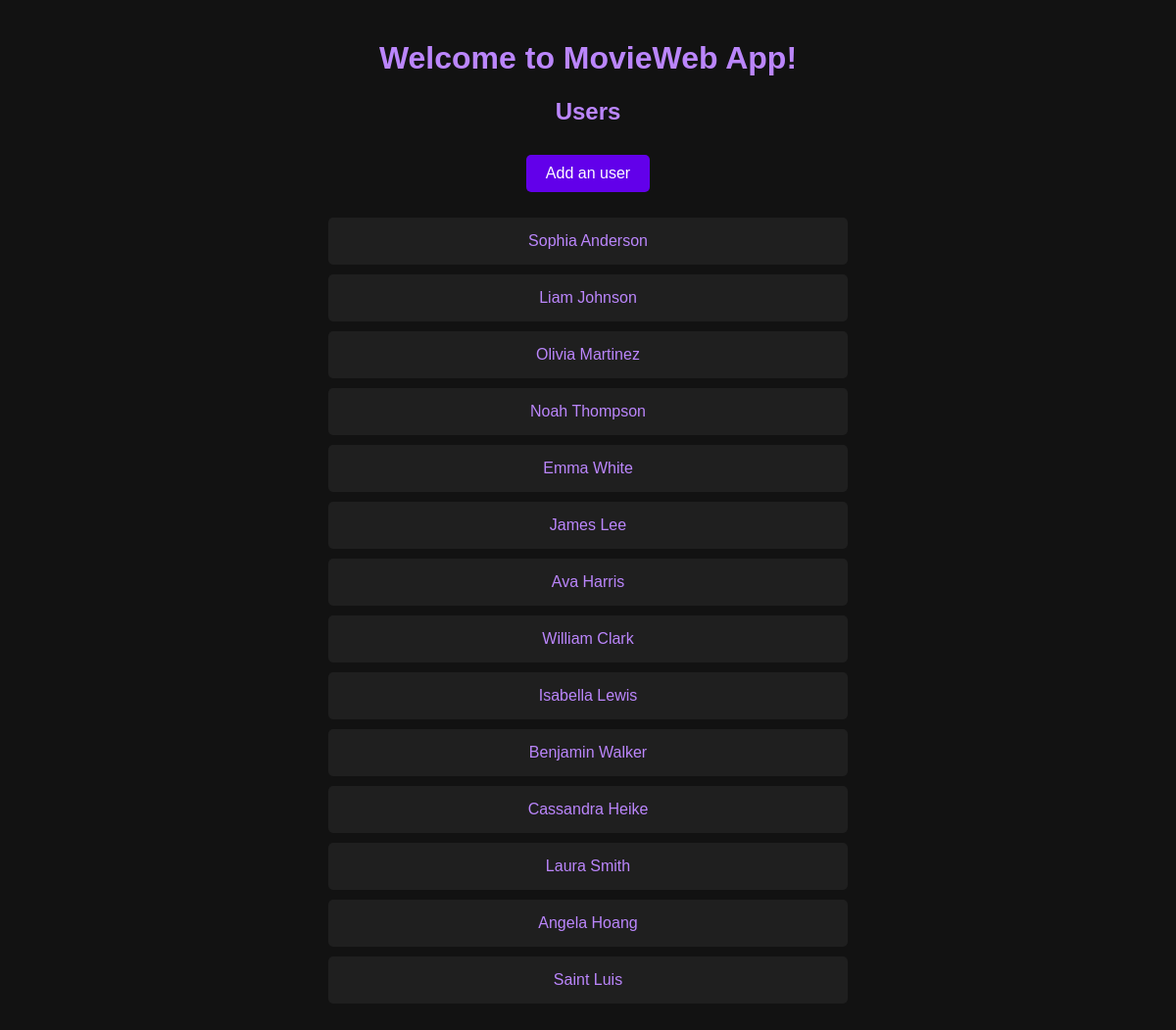
Screenshot of /users with the database file from the repository.
### tables this page shows
CREATE TABLE users(
	id INTEGER PRIMARY KEY AUTOINCREMENT,
	name VARCHAR(255) UNIQUE NOT NULL
);

### app.py (the view)
@app.route('/users')
def list_users():
    users = data_manager.get_all_users()
    return render_template('users.html', users=users)

### datamanager/sqlite_data_manager.py (called while the page is built)
    def get_all_users(self):
        with self._engine.connect() as connection:
            result = connection.execute(text("SELECT * FROM users"))
            users_list = []
            for row in result:
                users_list.append({"name": row.name, "id": row.id})
            return users_list

### templates/users.html (shortened to what this page needs)
<!DOCTYPE html>
<html lang="en">
<head>
    <link rel="stylesheet" href="{{ url_for('static', filename='style.css') }}">
</head>
<body>
    <h1>Welcome to MovieWeb App!</h1>
    <h2>Users</h2>
    <a href="{{ url_for('add_user') }}">
        <button type="button">Add an user</button>
    </a>
    <ul>
        {% for user in users %}
            <li><a href="{{ url_for('get_user_movies', user_id=user['id']) }}">{{ user["name"] }}</a></li>
        {% endfor %}
    </ul>
</body>
</html>

### static/style.css (style rules this page uses)
:root { --background-color: #121212; --primary-color: #1f1f1f; --secondary-color: #bb86fc; --text-color: #ffffff; --button-bg: #6200ea; --button-hover: #3700b3; }
body { font-family: Arial, sans-serif; background-color: var(--background-color); color: var(--text-color); text-align: center; margin: 0; padding: 20px; }
h1, h2 { color: var(--secondary-color); }
a { text-decoration: none; color: var(--secondary-color); }
button { background-color: var(--button-bg); color: white; border: none; padding: 10px 20px; margin: 10px; cursor: pointer; font-size: 16px; border-radius: 5px; }
ul { list-style: none; padding: 0; }
li { background-color: var(--primary-color); padding: 15px; margin: 10px auto; border-radius: 5px; max-width: 500px; }

### rows the page displays
users: name "Sophia Anderson"
users: name "Liam Johnson"
users: name "Olivia Martinez"
users: name "Noah Thompson"
users: name "Emma White"
users: name "James Lee"
users: name "Ava Harris"
users: name "William Clark"
users: name "Isabella Lewis"
users: name "Benjamin Walker"
users: name "Cassandra Heike"
users: name "Laura Smith"
users: name "Angela Hoang"
users: name "Saint Luis"
